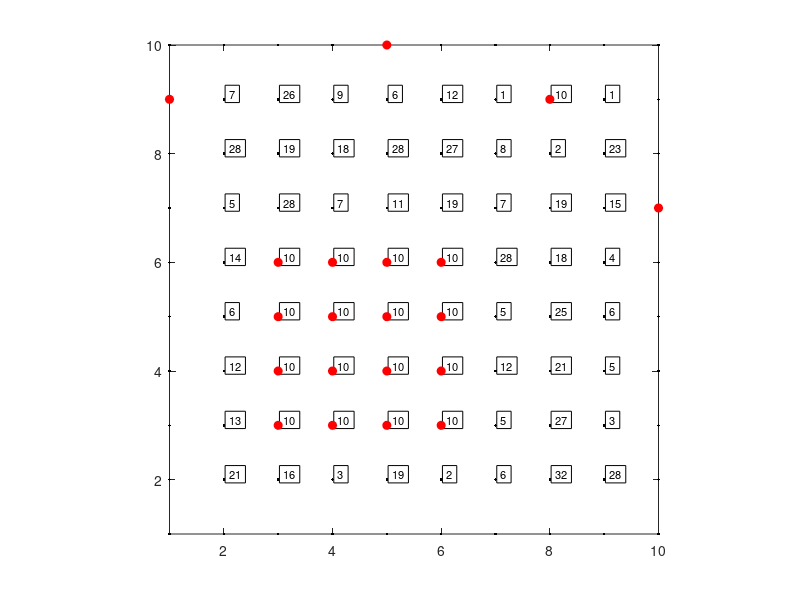

Recreate this plot in MATLAB.
function deleteme(varargin)
[x,y] = meshgrid(1:10,1:10);
plot(x,y,'k.');axis square;axis tight; hold on

Q = 32;
sm = floor(Q*rand(10,10)+1);

sm(3:6,3:6) = repmat(10,4,4);


for i = 2:size(x,1)-1
    for j = 2:size(x,2)-1
        fh1 = plot(x(i,j), y(i,j), 'bs');
        fh2 = text(x(i,j)+0.1, y(i,j)+0.1,num2str(sm(i,j)),'FontSize',8,'EdgeColor','k');
        pause(0.1)
        delete(fh1)
    end
end

q10 = find(sm==10);

for count = 1:numel(q10)
    fh2 = plot(x(q10(count)), y(q10(count)),'ro','MarkerFaceColor','r');
    pause(0.2)
end


qgrains = cell(1,Q);
for q = 10
    q10 = find(sm==10);
    for gc = 1:10000 % grain coiunt
        
        forstop = 0;
        whilestop = 0;
        e_q10 = []; % initialize
        while whilestop == 1
            [e_q10] = identify(q10, e_q10);
        end
        % if total number of elements in the grains identified are equak to numel(q10), then
        % set forstop = 1, bcz, all grains blonging to q10 would have been found
        if forstop == 1
            break
        end
        
    end
end

end

function [e_q10] = identify(q10, e_q10)

for count = 1:numel(q10)
    if numel(eq10) == 0
        
    else
        
    end
end
end